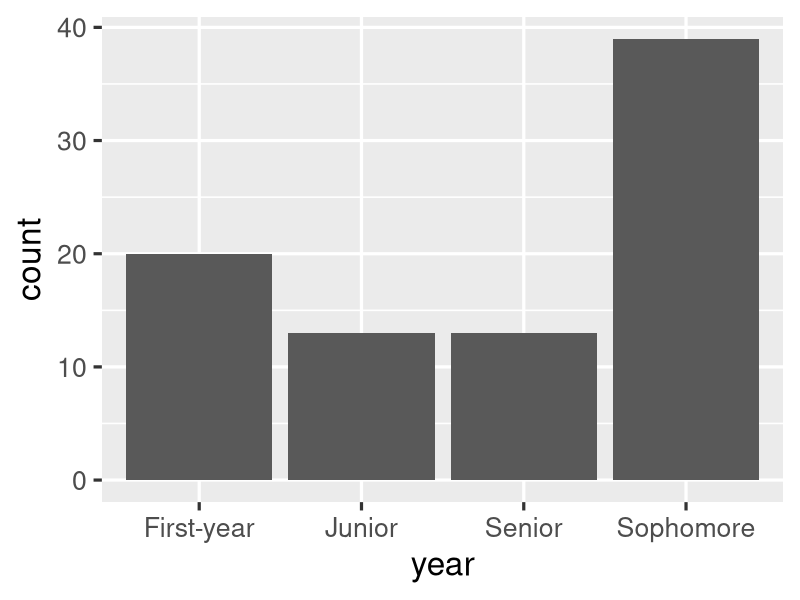
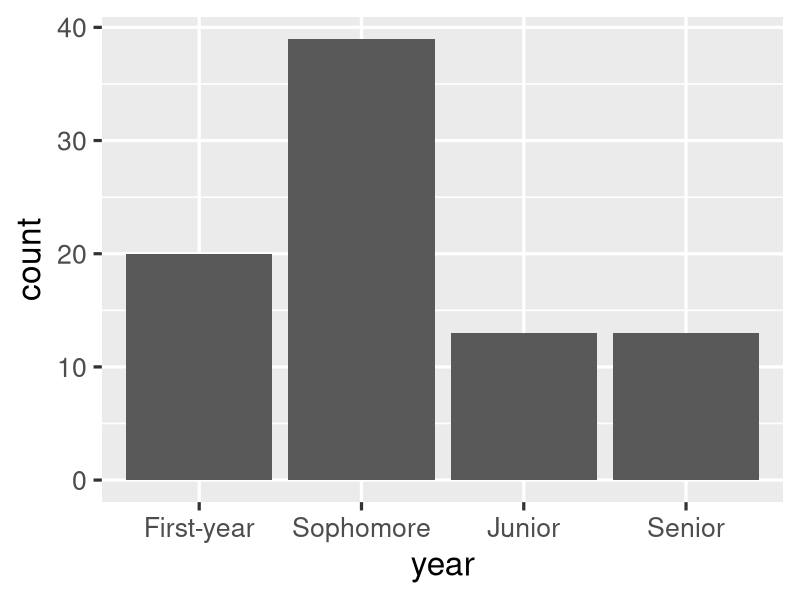

These charts were generated, in order, by the following R code:
## ---- chunk 1
#| label: setup
#| include: false
ggplot2::theme_set(ggplot2::theme_gray(base_size = 24))
todays_ae <- "ae-07-durham-climate-factors"
## ---- chunk 2
library(tidyverse)
## ---- chunk 3
library(dplyr) # not necessary if you already loaded tidyverse in your document/session
## ---- chunk 4
#| echo: fenced
#| label: load-packages
#| message: false
library(tidyverse)
library(ggthemes)
library(scales)
# etc.
## ---- chunk 5
#| include: false
library(tidyverse)
survey <- read_csv(
  "data/survey-2025-09-23.csv",
  na = c("", "/"),
  col_names = "response",
  skip = 1
) |>
  mutate(response = str_remove(response, "^X - |^V - ")) |>
  filter(!is.na(response)) |>
  separate_wider_delim(
    response,
    delim = " / ",
    names = c("year", "tue_classes"),
    too_few = "align_start"
  ) |>
  mutate(year = str_to_sentence(year))
## ---- chunk 6
survey
## ---- chunk 7
survey
## ---- chunk 8
survey <- survey |>
  mutate(
    tue_classes = case_when(
      tue_classes == "one" ~ "1",
      tue_classes == "two" ~ "2",
      tue_classes == "Two" ~ "2",
      .default = tue_classes
    ),
    tue_classes = as.numeric(tue_classes),
    year = case_when(
      year == "Sophmore" ~ "Sophomore",
      year == "Freshman" ~ "First-year",
      .default = year
    )
  ) |>
  filter(year != "29.32%")

survey
## ---- chunk 9
typeof(TRUE)
## ---- chunk 10
typeof("First-year")
## ---- chunk 11
typeof(2.5)
typeof(3)
## ---- chunk 12
typeof(3L)
typeof(1:3)
## ---- chunk 13
c(1, 2, 3)
## ---- chunk 14
c("Hello", "World!")
## ---- chunk 15
c(c("hi", "hello"), c("bye", "jello"))
## ---- chunk 16
x <- 1:3
x
typeof(x)
## ---- chunk 17
y <- as.character(x)
y
typeof(y)
## ---- chunk 18
x <- c(TRUE, FALSE)
x
typeof(x)
## ---- chunk 19
y <- as.numeric(x)
y
typeof(y)
## ---- chunk 20
c(2, "Just this one!")
## ---- chunk 21
c(FALSE, 3L)
## ---- chunk 22
c(FALSE, 1.2)
## ---- chunk 23
c(2L, "two")
## ---- chunk 24
c(TRUE, "two")
## ---- chunk 25
class_years <- factor(
  c(
    "First-year",
    "Sophomore",
    "Sophomore",
    "Senior",
    "Junior"
  )
)
class_years
## ---- chunk 26
typeof(class_years)
## ---- chunk 27
class(class_years)
## ---- chunk 28
glimpse(class_years)
## ---- chunk 29
as.integer(class_years)
## ---- chunk 30
today <- as.Date("2025-09-23")
today
## ---- chunk 31
typeof(today)
## ---- chunk 32
class(today)
## ---- chunk 33
as.integer(today)
## ---- chunk 34
as.integer(today) / 365 # roughly 55 yrs
## ---- chunk 35
df <- data.frame(x = 1:2, y = 3:4)
df
## ---- chunk 36
typeof(df)
## ---- chunk 37
class(df)
## ---- chunk 38
#| code-line-numbers: "|2|3|4"
l <- list(
  x = 1:4,
  y = c("hi", "hello", "jello"),
  z = c(TRUE, FALSE)
)
l
## ---- chunk 39
df
## ---- chunk 40
df |>
  pull(y)
## ---- chunk 41
#| message: false
survey
## ---- chunk 42
#| out-width: 100%
#| fig-width: 7
#| fig-asp: 0.5
ggplot(survey, mapping = aes(x = year)) +
  geom_bar()
## ---- chunk 43
#| out-width: 100%
#| fig-width: 7
#| fig-asp: 0.5
survey |>
  mutate(
    year = fct_relevel(year, "First-year", "Sophomore", "Junior", "Senior")
  ) |>
  ggplot(mapping = aes(x = year)) +
  geom_bar()
